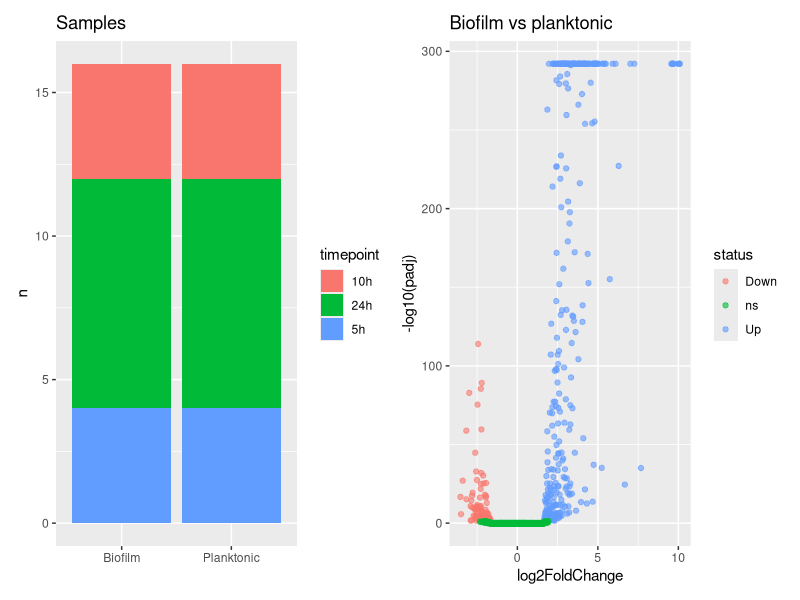
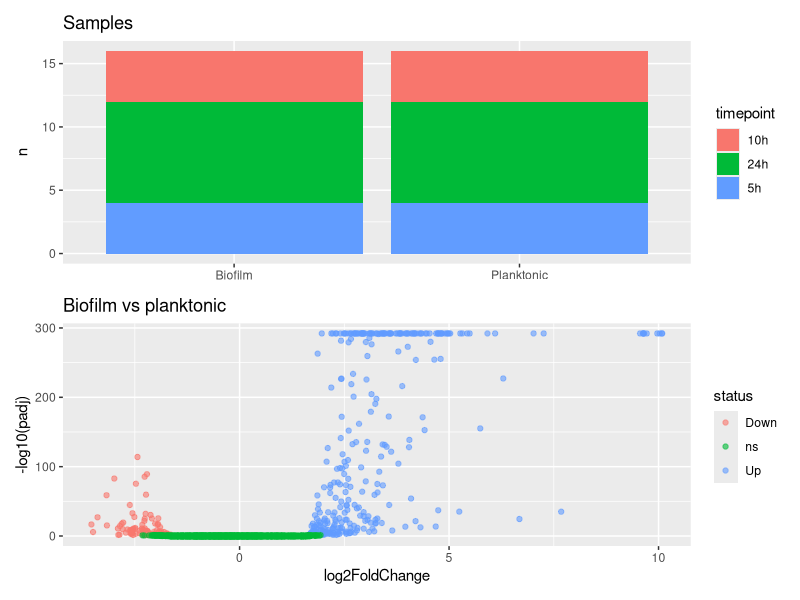
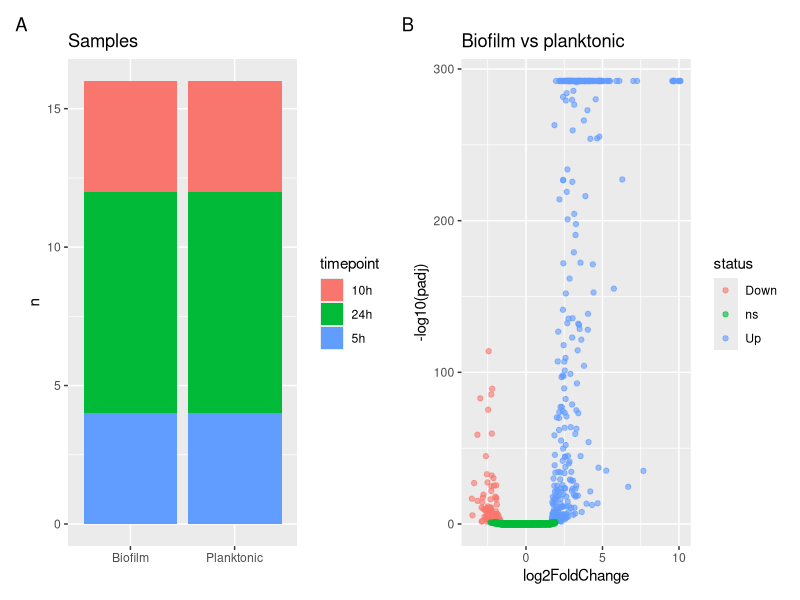

Source code (R) for these figures, in order:
## ---- chunk 1
library(tidyverse)
library(here)   # here() builds paths from the project root, so they work wherever you run this
library(patchwork)
meta <- read_tsv(here("project/data", "metadata.tsv"), show_col_types = FALSE)
de   <- read_tsv(here("project/data", "DE_biofilm_vs_planktonic_24h.tsv"), show_col_types = FALSE)

# Two plots, each saved to an OBJECT so we can save and combine them.
samples_plot <- ggplot(meta, aes(x = lifestyle, fill = timepoint)) +
  geom_bar() +
  labs(title = "Samples", x = NULL, y = "n")

de_plot <- de %>%
  mutate(padj = ifelse(padj == 0, min(padj[padj > 0], na.rm = TRUE), padj),
         status = case_when(padj < 0.05 & log2FoldChange >  1 ~ "Up",
                            padj < 0.05 & log2FoldChange < -1 ~ "Down",
                            TRUE                              ~ "ns"))
volcano <- ggplot(de_plot, aes(log2FoldChange, -log10(padj), colour = status)) +
  geom_point(alpha = 0.6) +
  labs(title = "Biofilm vs planktonic")
## ---- chunk 2
samples_plot + volcano          # side by side
## ---- chunk 3
samples_plot / volcano          # stacked (one on top of the other)
## ---- chunk 4
(samples_plot | volcano) +
  plot_annotation(tag_levels = "A")
